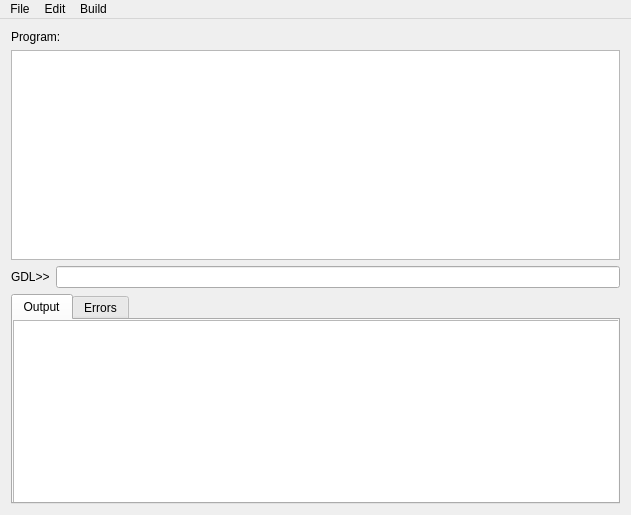
<?xml version="1.0" encoding="UTF-8"?>
<ui version="4.0">
 <class>MainWindow</class>
 <widget class="QMainWindow" name="MainWindow">
  <property name="geometry">
   <rect>
    <x>0</x>
    <y>0</y>
    <width>631</width>
    <height>515</height>
   </rect>
  </property>
  <property name="windowTitle">
   <string>qtGDL</string>
  </property>
  <widget class="QWidget" name="centralWidget">
   <layout class="QVBoxLayout" name="verticalLayout_2">
    <item>
     <layout class="QVBoxLayout" name="verticalLayout">
      <property name="sizeConstraint">
       <enum>QLayout::SetMaximumSize</enum>
      </property>
      <item>
       <widget class="QLabel" name="label_2">
        <property name="text">
         <string>Program:</string>
        </property>
       </widget>
      </item>
      <item>
       <widget class="QPlainTextEdit" name="programTBox">
        <property name="sizePolicy">
         <sizepolicy hsizetype="Expanding" vsizetype="Expanding">
          <horstretch>0</horstretch>
          <verstretch>0</verstretch>
         </sizepolicy>
        </property>
        <property name="minimumSize">
         <size>
          <width>400</width>
          <height>0</height>
         </size>
        </property>
        <property name="plainText">
         <string/>
        </property>
       </widget>
      </item>
      <item>
       <layout class="QHBoxLayout" name="horizontalLayout">
        <item>
         <widget class="QLabel" name="label">
          <property name="text">
           <string>GDL&gt;&gt;</string>
          </property>
         </widget>
        </item>
        <item>
         <widget class="QLineEdit" name="gdlPromt"/>
        </item>
       </layout>
      </item>
      <item>
       <widget class="NotificationTab" name="tabWidget">
        <property name="sizePolicy">
         <sizepolicy hsizetype="Expanding" vsizetype="Expanding">
          <horstretch>0</horstretch>
          <verstretch>0</verstretch>
         </sizepolicy>
        </property>
        <property name="currentIndex">
         <number>0</number>
        </property>
        <widget class="QWidget" name="tab">
         <property name="autoFillBackground">
          <bool>false</bool>
         </property>
         <attribute name="title">
          <string>Output</string>
         </attribute>
         <widget class="QPlainTextEdit" name="outputTBox">
          <property name="geometry">
           <rect>
            <x>0</x>
            <y>0</y>
            <width>611</width>
            <height>191</height>
           </rect>
          </property>
          <property name="sizePolicy">
           <sizepolicy hsizetype="Expanding" vsizetype="Expanding">
            <horstretch>0</horstretch>
            <verstretch>0</verstretch>
           </sizepolicy>
          </property>
          <property name="readOnly">
           <bool>true</bool>
          </property>
         </widget>
        </widget>
        <widget class="QWidget" name="tab_2">
         <attribute name="title">
          <string>Errors</string>
         </attribute>
         <widget class="QPlainTextEdit" name="errorTBox">
          <property name="geometry">
           <rect>
            <x>0</x>
            <y>0</y>
            <width>611</width>
            <height>181</height>
           </rect>
          </property>
          <property name="readOnly">
           <bool>true</bool>
          </property>
         </widget>
        </widget>
       </widget>
      </item>
     </layout>
    </item>
   </layout>
  </widget>
  <widget class="QMenuBar" name="menuBar">
   <property name="geometry">
    <rect>
     <x>0</x>
     <y>0</y>
     <width>631</width>
     <height>25</height>
    </rect>
   </property>
   <widget class="QMenu" name="menuFIle">
    <property name="title">
     <string>File</string>
    </property>
    <addaction name="actionNew"/>
    <addaction name="actionOpen"/>
    <addaction name="actionSave"/>
    <addaction name="separator"/>
    <addaction name="actionExit"/>
   </widget>
   <widget class="QMenu" name="menuEdit">
    <property name="title">
     <string>Edit</string>
    </property>
    <addaction name="actionClear_Program"/>
    <addaction name="actionClear_Output"/>
    <addaction name="actionClear_Error"/>
   </widget>
   <widget class="QMenu" name="menuBuild">
    <property name="title">
     <string>Build</string>
    </property>
    <addaction name="actionRun"/>
    <addaction name="actionExecute_script"/>
    <addaction name="separator"/>
    <addaction name="actionRetart_GDL"/>
   </widget>
   <addaction name="menuFIle"/>
   <addaction name="menuEdit"/>
   <addaction name="menuBuild"/>
  </widget>
  <action name="actionNew">
   <property name="text">
    <string>New</string>
   </property>
   <property name="shortcut">
    <string>Ctrl+N</string>
   </property>
  </action>
  <action name="actionOpen">
   <property name="text">
    <string>Open</string>
   </property>
   <property name="shortcut">
    <string>Ctrl+O</string>
   </property>
  </action>
  <action name="actionSave">
   <property name="text">
    <string>Save</string>
   </property>
   <property name="shortcut">
    <string>Ctrl+S</string>
   </property>
  </action>
  <action name="actionExit">
   <property name="text">
    <string>Exit</string>
   </property>
   <property name="shortcut">
    <string>Ctrl+Q</string>
   </property>
  </action>
  <action name="actionRun">
   <property name="text">
    <string>Run</string>
   </property>
   <property name="shortcut">
    <string>Ctrl+R</string>
   </property>
  </action>
  <action name="actionRetart_GDL">
   <property name="text">
    <string>Restart GDL</string>
   </property>
   <property name="shortcut">
    <string>F5</string>
   </property>
  </action>
  <action name="actionClear_Program">
   <property name="text">
    <string>Clear Program</string>
   </property>
  </action>
  <action name="actionClear_Output">
   <property name="text">
    <string>Clear Output</string>
   </property>
  </action>
  <action name="actionClear_Error">
   <property name="text">
    <string>Clear Error</string>
   </property>
  </action>
  <action name="actionExecute_script">
   <property name="text">
    <string>Execute script</string>
   </property>
   <property name="shortcut">
    <string>Ctrl+D</string>
   </property>
  </action>
 </widget>
 <layoutdefault spacing="6" margin="11"/>
 <customwidgets>
  <customwidget>
   <class>NotificationTab</class>
   <extends>QTabWidget</extends>
   <header>notificationtab.h</header>
   <container>1</container>
  </customwidget>
 </customwidgets>
 <resources/>
 <connections/>
</ui>
